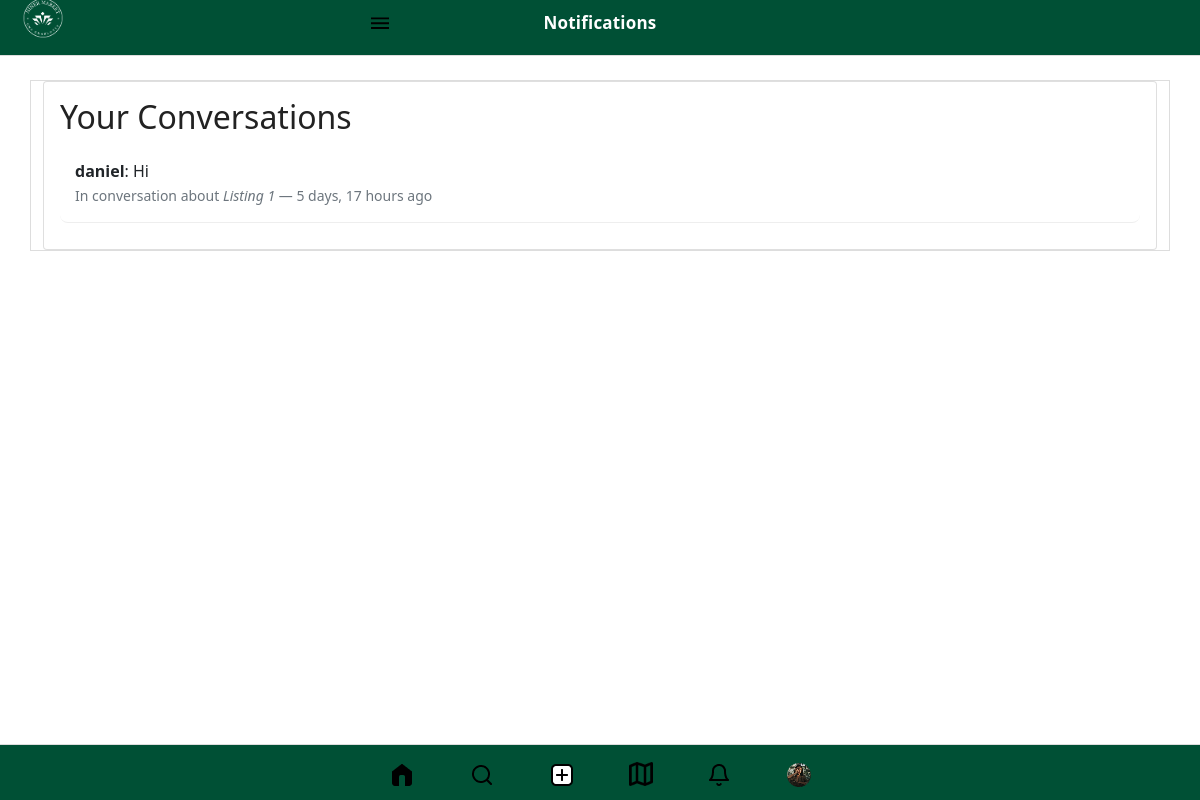
Before: /notifications/ (signed in) with the older database file.
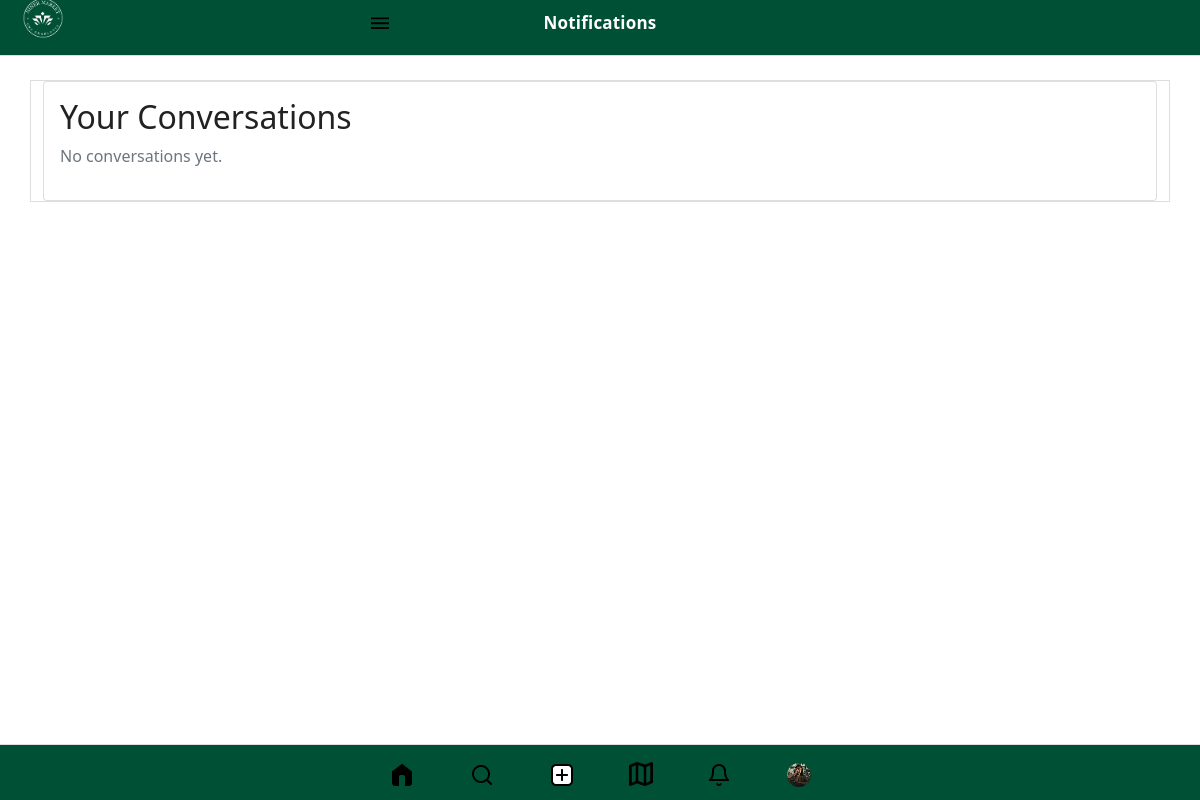
After: the same page with the newer database file.
### base/models.py (models this page shows, shortened)
class CustomUser(AbstractUser): #gives everything django user model has, plus a name field
    name = models.CharField(max_length=200, null=True)
    profile_picture = models.ImageField(upload_to='profile_pictures/', null=True, blank=True)
    university = models.ForeignKey('Universities', on_delete=models.SET_NULL, null=True, blank=True)

class Listing(models.Model):
    CONDITION_CHOICES = [
        ('new', 'New'),
        ('used_good', 'Used - Good'),
        ('used_fair', 'Used - Fair'),
    ]
    name = models.CharField(max_length=255)
    description = models.TextField()
    price = models.DecimalField(max_digits=10, decimal_places=2)
    image1_url = models.URLField()
    image2_url = models.URLField(blank=True, null=True)
    image3_url = models.URLField(blank=True, null=True)
    seller = models.ForeignKey('CustomUser', on_delete=models.CASCADE, related_name='listings', null=True, blank=True)
    condition = models.CharField(max_length=20, choices=CONDITION_CHOICES, default='new')
    available = models.BooleanField(default=True)
    created_at = models.DateTimeField(auto_now_add=True)

### messaging/models.py (models this page shows, shortened)
class Message(models.Model):
    conversation = models.ForeignKey(Conversation, on_delete=models.CASCADE, related_name='messages')
    sender = models.ForeignKey(CustomUser, on_delete=models.CASCADE, related_name='sent_messages')
    content = models.TextField()
    created_at = models.DateTimeField(auto_now_add=True)
    is_read = models.BooleanField(default=False)
    class Meta:
        ordering = ['created_at']

### base/views.py (the view)
# urls.py: path('notifications/', views.notifications, name='notifications'),
@login_required
def notifications(request):
    conversations = Conversation.objects.filter(participants=request.user).order_by('-updated_at')
    chat_previews = []
    for convo in conversations:
        latest_message = convo.messages.last()
        if latest_message:
            chat_previews.append({
                "conversation_id": convo.id,
                "listing_name": convo.listing.name,
                "sender": latest_message.sender.username,
                "content": latest_message.content,
                "created_at": latest_message.created_at,
                "is_unread": not latest_message.is_read and latest_message.sender != request.user
            })
    return render(request, 'base/notifications.html', {
        'chat_previews': chat_previews
    })

### base/templates/base/notifications.html (shortened to what this page needs)
{% extends 'base/base.html' %}
{% load humanize %}
{% block header_title %}Notifications{% endblock %}
{% block content %}
<div class="container mt-4">
    <div class="card">
        <div class="card-body">
            <h2>Your Conversations</h2>
            <div class="notifications-list">
                {% if chat_previews %}
                    {% for chat in chat_previews %}
                        <a href="{% url 'messaging:conversation_detail' chat.conversation_id %}" class="text-decoration-none text-dark">
                            <div class="notification-item {% if chat.is_unread %}bg-light{% endif %}">
                                <strong>{{ chat.sender }}</strong>: {{ chat.content|truncatechars:60 }}
                                <br>
                                <small class="text-muted">
                                    In conversation about <em>{{ chat.listing_name }}</em> — {{ chat.created_at|naturaltime }}
                                </small>
                            </div>
                        </a>
                    {% endfor %}
                {% else %}
                    <p class="text-muted">No conversations yet.</p>
                {% endif %}
            </div>
        </div>
    </div>
</div>
{% endblock %}

Changed rows visible on the page:
no longer on this page (row edited): CustomUser: sender "daniel"
removed Message: content "Hi", created_at "5 days, 17 hours ago"
no longer on this page (row unchanged): Listing: listing_name "Listing 1"
Other visible differences:
text now shown: "No conversations yet."
list line gone: ": In conversation about —"
